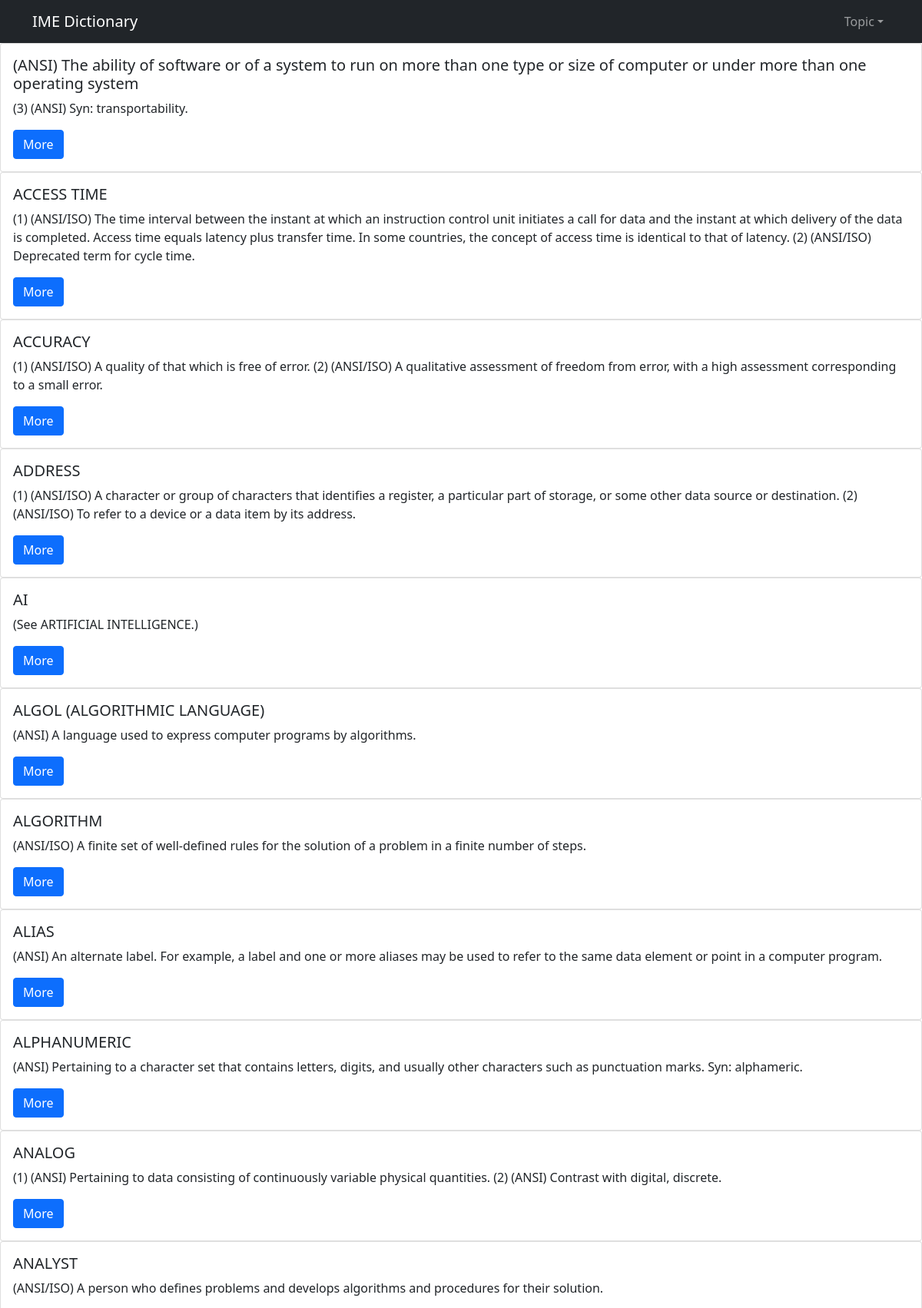
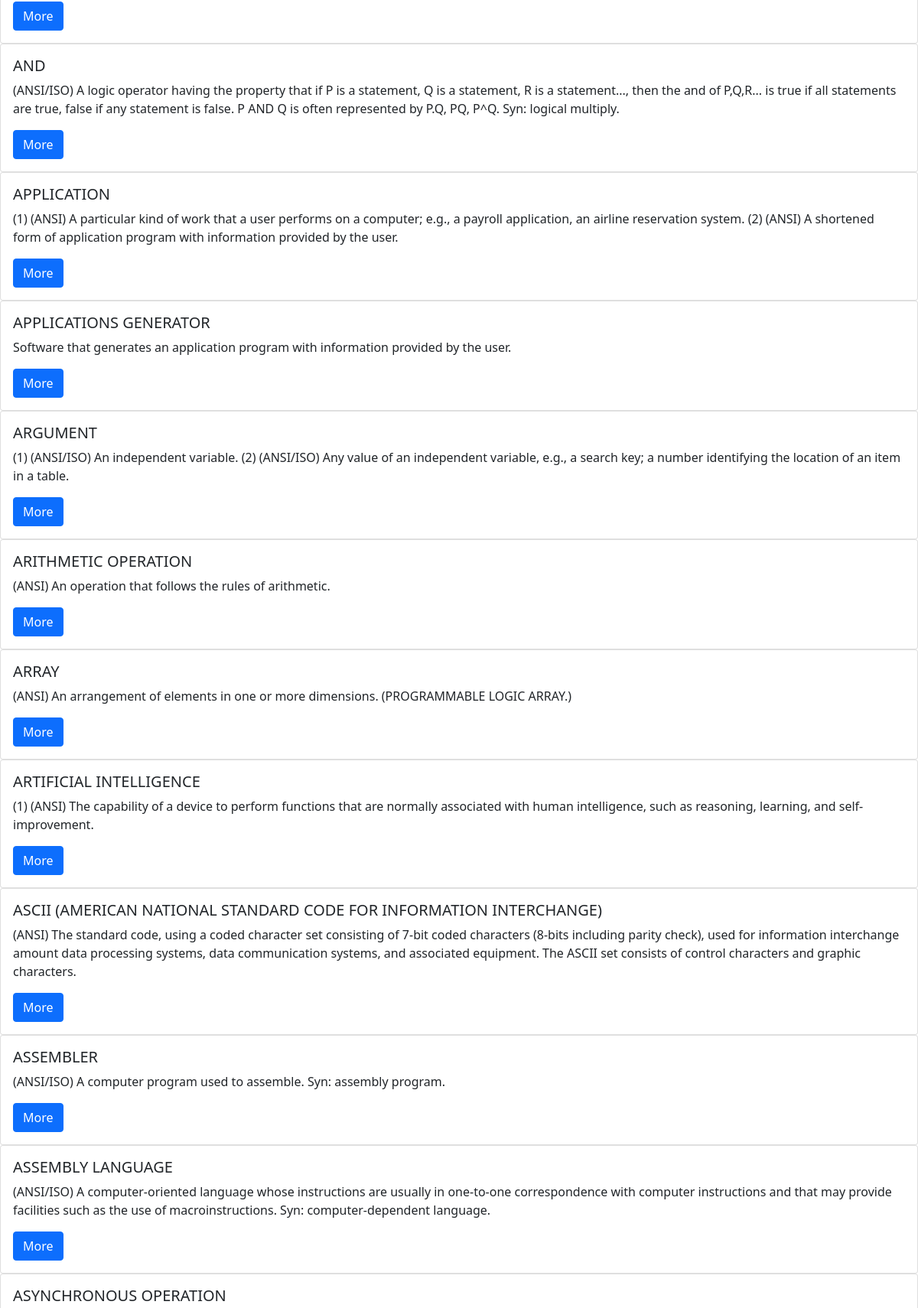
Screenshot of /Computer (upper part) with the database file from the repository (2 pictures, top to bottom).
### cities/models.py (models this page shows, shortened)
class Computer(models.Model):
    term = models.CharField(max_length=200)
    meaning = models.TextField()
    href = models.URLField(max_length=1000)
    firstkeyword = models.CharField(max_length=200,null=True)
    secondkeyword = models.CharField(max_length=200,null=True)
    lastkeyword = models.CharField(max_length=200,null=True)

### cities/views.py (the view)
# urls.py: path('Computer', myComputer, name="Computer"), # Computer
def myComputer(request):
    Computers = Computer.objects.all()
    context = {
        'Computers' : Computers,
    }
    return render(request, 'detail/computer_main.html', context)

### cities/templates/detail/computer_main.html (shortened to what this page needs)
{% load static %}
<!DOCTYPE html>
<html lang="en">
	<head>
		<link href="{% static 'css/styles.css' %}" rel="stylesheet" />
		<link href="{% static 'css/search.css' %}" rel="stylesheet" />
	</head>
  <body>
	  <nav class="navbar navbar-expand-lg navbar-dark bg-dark">
		  <div class="container">
			  <a class="navbar-brand" href="#">IME Dictionary </a>
			  <div class="collapse navbar-collapse" id="navbarSupportedContent">
				  <ul class="navbar-nav ms-auto mb-2 mb-lg-0">
					  <li class="nav-item dropdown">
						  <a class="nav-link dropdown-toggle" id="navbarDropdown" href="#" role="button" data-bs-toggle="dropdown" aria-haspopup="true" aria-expanded="false">Topic</a>
					  </li>
				  </ul>
			  </div>
		  </div>
	  </nav>
	  {% for i in Computers.all %}
	  <div class="card">
		  <div class="card-body">
			  <h5 class="card-title">{{i.term}}</h5>
			  <p class="card-text">{{i.meaning}}</p>
			  <a href="{% url 'Computers'  i.id %}" class="btn btn-primary">More</a>
		  </div>
	  </div>
	  {% endfor %}
  </body>
</html>

### cities/static/css/search.css (style rules this page uses)
body { margin: 0; padding: 0; background: white; }

### rows the page displays
Computer: term "(ANSI) The ability of software or of a system to run on more than one type or size of computer or under more than one operating system", meaning "(3) (ANSI) Syn: transportability."
Computer: term "ACCESS TIME", meaning "(1) (ANSI/ISO) The time interval between the instant at which an instruction control unit initiates a call for data and the instant at which delivery of the data is completed. Access time equals latency plus transfer time. In some countries, the concept of access time is identical to that of latency. (2) (ANSI/ISO) Deprecated term for cycle time."
Computer: term "ACCURACY", meaning "(1) (ANSI/ISO) A quality of that which is free of error. (2) (ANSI/ISO) A qualitative assessment of freedom from error, with a high assessment corresponding to a small error."
Computer: term "ADDRESS", meaning "(1) (ANSI/ISO) A character or group of characters that identifies a register, a particular part of storage, or some other data source or destination. (2) (ANSI/ISO) To refer to a device or a data item by its address."
Computer: term "AI", meaning "(See ARTIFICIAL INTELLIGENCE.)"
Computer: term "ALGOL (ALGORITHMIC LANGUAGE)", meaning "(ANSI) A language used to express computer programs by algorithms."
Computer: term "ALGORITHM", meaning "(ANSI/ISO) A finite set of well-defined rules for the solution of a problem in a finite number of steps."
Computer: term "ALIAS", meaning "(ANSI) An alternate label. For example, a label and one or more aliases may be used to refer to the same data element or point in a computer program."
Computer: term "ALPHANUMERIC", meaning "(ANSI) Pertaining to a character set that contains letters, digits, and usually other characters such as punctuation marks. Syn: alphameric."
Computer: term "ANALOG", meaning "(1) (ANSI) Pertaining to data consisting of continuously variable physical quantities. (2) (ANSI) Contrast with digital, discrete."
Computer: term "ANALYST", meaning "(ANSI/ISO) A person who defines problems and develops algorithms and procedures for their solution."
Computer: term "AND", meaning "(ANSI/ISO) A logic operator having the property that if P is a statement, Q is a statement, R is a statement..., then the and of P,Q,R... is true if all statements are true, false if any statement is false. P AND Q is often represented by P.Q, PQ, P^Q. Syn: logical multiply."
Computer: term "APPLICATION", meaning "(1) (ANSI) A particular kind of work that a user performs on a computer; e.g., a payroll application, an airline reservation system. (2) (ANSI) A shortened form of application program with information provided by the user."
Computer: term "APPLICATIONS GENERATOR", meaning "Software that generates an application program with information provided by the user."
Computer: term "ARGUMENT", meaning "(1) (ANSI/ISO) An independent variable. (2) (ANSI/ISO) Any value of an independent variable, e.g., a search key; a number identifying the location of an item in a table."
Computer: term "ARITHMETIC OPERATION", meaning "(ANSI) An operation that follows the rules of arithmetic."
Computer: term "ARRAY", meaning "(ANSI) An arrangement of elements in one or more dimensions. (PROGRAMMABLE LOGIC ARRAY.)"
Computer: term "ARTIFICIAL INTELLIGENCE", meaning "(1) (ANSI) The capability of a device to perform functions that are normally associated with human intelligence, such as reasoning, learning, and self-improvement."
Computer: term "ASCII (AMERICAN NATIONAL STANDARD CODE FOR INFORMATION INTERCHANGE)", meaning "(ANSI) The standard code, using a coded character set consisting of 7-bit coded characters (8-bits including parity check), used for information interchange amount data processing systems, data communication systems, and associated equipment. The ASCII set consists of control characters and graphic characters."
Computer: term "ASSEMBLER", meaning "(ANSI/ISO) A computer program used to assemble. Syn: assembly program."
Computer: term "ASSEMBLY LANGUAGE", meaning "(ANSI/ISO) A computer-oriented language whose instructions are usually in one-to-one correspondence with computer instructions and that may provide facilities such as the use of macroinstructions. Syn: computer-dependent language."
Computer: term "ASYNCHRONOUS OPERATION"
